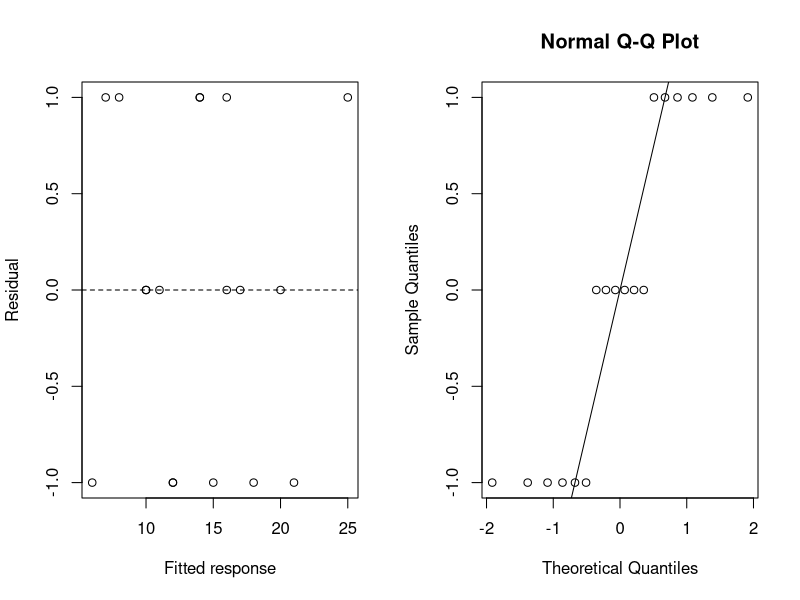

This figure's R source:
# CPSC 440 Learning Atlas: standalone teaching example
# Chapter 15, section: factorial-rcbd-worked
# Run in a fresh R session; no external packages or data files are needed.
# Read the lesson for assumptions, data provenance, and interpretation.

# Original 2-by-3 treatment cells, each present once in every complete block.
cell_mean <- c(10,12,14,11,16,21)
block_shift <- c(-4,0,4)
e <- rbind(c(-1,0,1),c(1,-1,0),c(0,1,-1),
           c(1,0,-1),c(-1,1,0),c(0,-1,1))
y_cell_block <- outer(cell_mean,block_shift,"+")+e
d <- data.frame(A=factor(rep(rep(c("A1","A2"),each=3),each=3)),
                B=factor(rep(rep(c("B1","B2","B3"),2),each=3)),
                block=factor(rep(1:3,6)),y=as.vector(t(y_cell_block)))
print(y_cell_block)
print(with(d,table(A,B,block)))
# Fixed block indicators recover balanced-model treatment contrasts.
# This lm call is not a REML fit of a random-intercept model.
fit <- lm(y ~ block+A*B,data=d)
tab <- anova(fit)
error_df <- df.residual(fit)
mse <- deviance(fit)/error_df
print(tab)
# Independently reconstruct all orthogonal sums of squares.
mean_cell <- with(d,tapply(y,list(A,B),mean))
mean_A <- rowMeans(mean_cell)
mean_B <- colMeans(mean_cell)
grand <- mean(d$y)
mean_block <- tapply(d$y,d$block,mean)
a <- nlevels(d$A)
b <- nlevels(d$B)
r <- nlevels(d$block)
interaction <- sweep(sweep(mean_cell,1,mean_A,"-"),2,mean_B,"-")+grand
ss <- c(A=b*r*sum((mean_A-grand)^2),
        B=a*r*sum((mean_B-grand)^2),
        AB=r*sum(interaction^2),
        block=a*b*sum((mean_block-grand)^2),
        error=deviance(fit),total=sum((d$y-grand)^2))
print(ss)
# Three pre-specified A2-minus-A1 simple effects form one comparison family.
family_size <- b
estimate <- unname(mean_cell["A2",]-mean_cell["A1",])
se <- sqrt(2*mse/r)
t_value <- estimate/se
p_raw <- 2*pt(-abs(t_value),df=error_df)
critical <- qt(1-.05/(2*family_size),df=error_df)
simple <- data.frame(B=colnames(mean_cell),estimate=estimate,SE=se,
                     df=error_df,t=t_value,p_raw=p_raw,
                     p_Bonferroni=pmin(1,family_size*p_raw),
                     lower=estimate-critical*se,upper=estimate+critical*se)
print(simple,row.names=FALSE)
# Confirm the simple-effect covariance with the complete fitted model.
grid <- expand.grid(A=levels(d$A),B=levels(d$B),block=levels(d$block))
Xg <- model.matrix(delete.response(terms(fit)),grid)
L <- do.call(rbind,lapply(levels(d$B),function(level) {
  colMeans(Xg[grid$A=="A2" & grid$B==level,,drop=FALSE])-
    colMeans(Xg[grid$A=="A1" & grid$B==level,,drop=FALSE])
}))
stopifnot(max(abs(as.vector(L%*%coef(fit))-estimate))<1e-10,
          max(abs(diag(L%*%vcov(fit)%*%t(L))-se^2))<1e-10)
# Omitting a design term changes the residual, even in a balanced dataset.
ignored <- lm(y ~ A*B,data=d)
print(anova(ignored))
print(c(error_df_with_blocks=error_df,MSE_with_blocks=mse,
        error_df_without_blocks=df.residual(ignored),
        MSE_without_blocks=deviance(ignored)/df.residual(ignored)))
stopifnot(nrow(d)==18,error_df==10,abs(mse-1.2)<1e-10,
          max(abs(ss-c(72,147,27,192,12,450)))<1e-10,
          abs(deviance(ignored)-ss["block"]-ss["error"])<1e-10)
# Diagnostic displays do not verify independence or prove a distribution model.
par(mfrow=c(1,2))
plot(fitted(fit),residuals(fit),xlab="Fitted response",ylab="Residual")
abline(h=0,lty=2)
qqnorm(residuals(fit))
qqline(residuals(fit))
par(mfrow=c(1,1))
